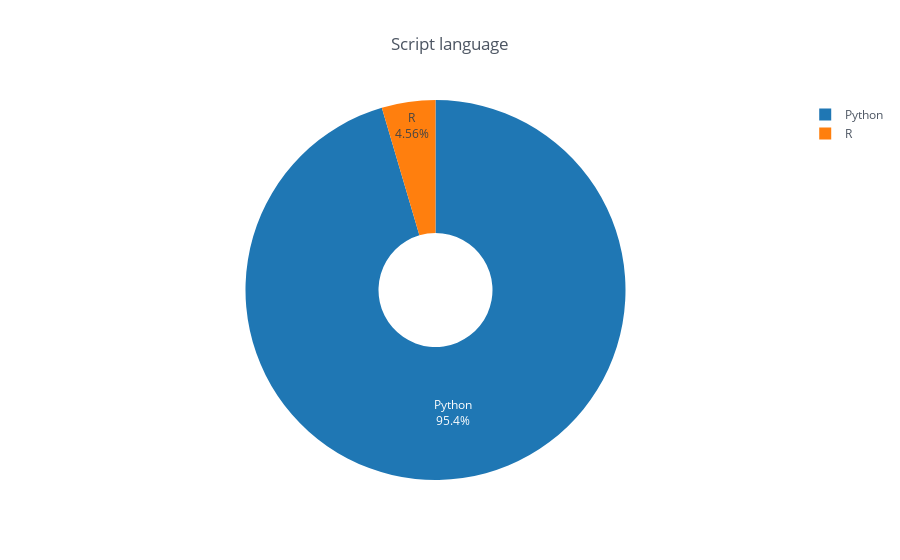

Notebook code cell kept with this figure:
### Code cell
colName='languageName'
title='Script language'

df_temp = df_notebooks[colName].value_counts().sort_values(ascending=False)
df_temp = pd.DataFrame(df_temp)
df_temp.columns = ['Count']
df_temp[colName] = df_temp.index
df_temp.iplot(kind='pie', labels=colName, values='Count', title=title, textinfo="label+percent", hole=0.3, theme='white')

### Figure 1 — Plotly figure (JSON) as saved in the notebook; plotly's stock layout.template omitted (floating-point values rounded to 4 significant figures)
{"data": [{"hole": 0.3, "labels": ["Python", "R"], "marker": {"colors": ["rgba(31, 119, 180, 1.0)", "rgba(255, 127, 14, 1.0)"]}, "name": "", "textinfo": "label+percent", "type": "pie", "values": [314, 15]}], "layout": {"legend": {"bgcolor": "#FFFFFF", "font": {"color": "#4D5663"}}, "paper_bgcolor": "#FFFFFF", "plot_bgcolor": "#FFFFFF", "title": "Script language", "titlefont": {"color": "#4D5663"}}}
